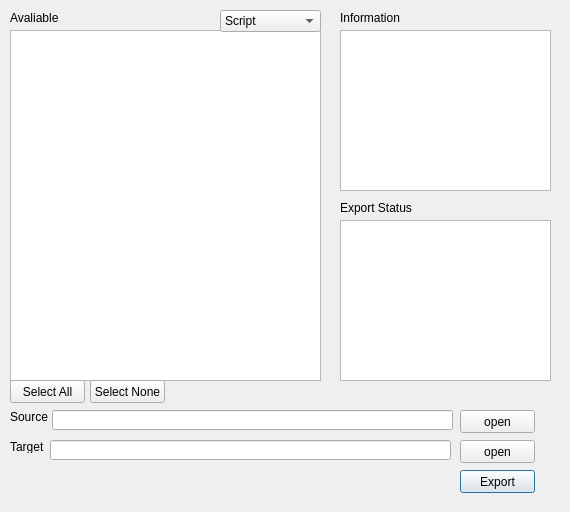
<?xml version="1.0" encoding="UTF-8"?>
<ui version="4.0">
 <class>Dialog</class>
 <widget class="QDialog" name="Dialog">
  <property name="geometry">
   <rect>
    <x>0</x>
    <y>0</y>
    <width>570</width>
    <height>512</height>
   </rect>
  </property>
  <property name="windowTitle">
   <string>Export Window</string>
  </property>
  <widget class="QTextEdit" name="text_info">
   <property name="geometry">
    <rect>
     <x>340</x>
     <y>30</y>
     <width>211</width>
     <height>161</height>
    </rect>
   </property>
  </widget>
  <widget class="QListView" name="list_script">
   <property name="geometry">
    <rect>
     <x>10</x>
     <y>30</y>
     <width>311</width>
     <height>351</height>
    </rect>
   </property>
   <property name="selectionMode">
    <enum>QAbstractItemView::ExtendedSelection</enum>
   </property>
  </widget>
  <widget class="QPushButton" name="btn_export">
   <property name="geometry">
    <rect>
     <x>460</x>
     <y>470</y>
     <width>75</width>
     <height>23</height>
    </rect>
   </property>
   <property name="text">
    <string>Export</string>
   </property>
  </widget>
  <widget class="QTextEdit" name="text_error">
   <property name="geometry">
    <rect>
     <x>340</x>
     <y>220</y>
     <width>211</width>
     <height>161</height>
    </rect>
   </property>
  </widget>
  <widget class="QPushButton" name="btn_open_source">
   <property name="geometry">
    <rect>
     <x>460</x>
     <y>410</y>
     <width>75</width>
     <height>23</height>
    </rect>
   </property>
   <property name="text">
    <string>open</string>
   </property>
  </widget>
  <widget class="QLineEdit" name="source_path">
   <property name="geometry">
    <rect>
     <x>52</x>
     <y>410</y>
     <width>401</width>
     <height>20</height>
    </rect>
   </property>
  </widget>
  <widget class="QLabel" name="label">
   <property name="geometry">
    <rect>
     <x>10</x>
     <y>410</y>
     <width>46</width>
     <height>13</height>
    </rect>
   </property>
   <property name="text">
    <string>Source</string>
   </property>
  </widget>
  <widget class="QLabel" name="label_2">
   <property name="geometry">
    <rect>
     <x>10</x>
     <y>440</y>
     <width>46</width>
     <height>13</height>
    </rect>
   </property>
   <property name="text">
    <string>Target</string>
   </property>
  </widget>
  <widget class="QLineEdit" name="target_path">
   <property name="geometry">
    <rect>
     <x>50</x>
     <y>440</y>
     <width>401</width>
     <height>20</height>
    </rect>
   </property>
  </widget>
  <widget class="QPushButton" name="btn_open_target">
   <property name="geometry">
    <rect>
     <x>460</x>
     <y>440</y>
     <width>75</width>
     <height>23</height>
    </rect>
   </property>
   <property name="text">
    <string>open</string>
   </property>
  </widget>
  <widget class="QPushButton" name="btn_select_all">
   <property name="geometry">
    <rect>
     <x>10</x>
     <y>380</y>
     <width>75</width>
     <height>23</height>
    </rect>
   </property>
   <property name="text">
    <string>Select All</string>
   </property>
  </widget>
  <widget class="QPushButton" name="btn_select_none">
   <property name="geometry">
    <rect>
     <x>90</x>
     <y>380</y>
     <width>75</width>
     <height>23</height>
    </rect>
   </property>
   <property name="text">
    <string>Select None</string>
   </property>
  </widget>
  <widget class="QLabel" name="label_3">
   <property name="geometry">
    <rect>
     <x>340</x>
     <y>10</y>
     <width>101</width>
     <height>16</height>
    </rect>
   </property>
   <property name="text">
    <string>Information</string>
   </property>
  </widget>
  <widget class="QLabel" name="label_4">
   <property name="geometry">
    <rect>
     <x>340</x>
     <y>200</y>
     <width>81</width>
     <height>16</height>
    </rect>
   </property>
   <property name="text">
    <string>Export Status</string>
   </property>
  </widget>
  <widget class="QLabel" name="label_5">
   <property name="geometry">
    <rect>
     <x>10</x>
     <y>10</y>
     <width>91</width>
     <height>16</height>
    </rect>
   </property>
   <property name="text">
    <string>Avaliable</string>
   </property>
  </widget>
  <widget class="QComboBox" name="cmb_select_type">
   <property name="geometry">
    <rect>
     <x>220</x>
     <y>10</y>
     <width>101</width>
     <height>22</height>
    </rect>
   </property>
   <item>
    <property name="text">
     <string>Script</string>
    </property>
   </item>
   <item>
    <property name="text">
     <string>Instrument</string>
    </property>
   </item>
  </widget>
 </widget>
 <resources/>
 <connections/>
</ui>
